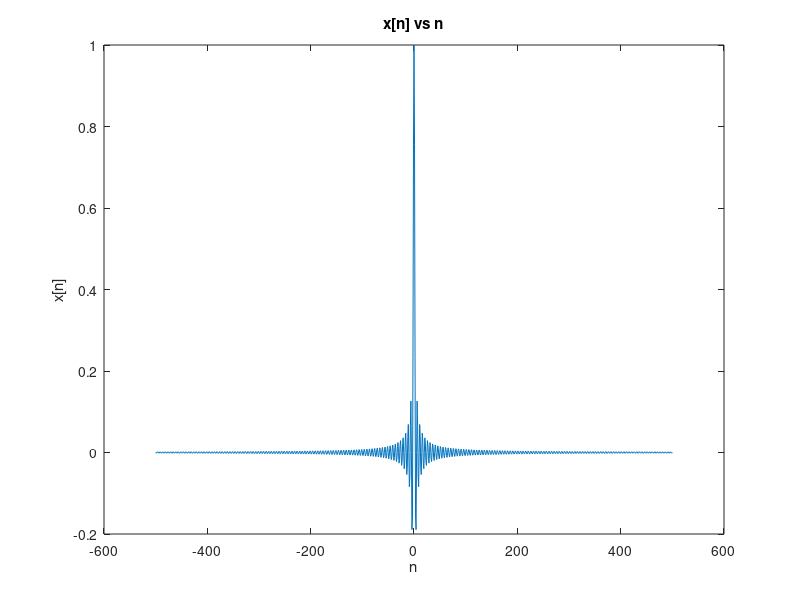
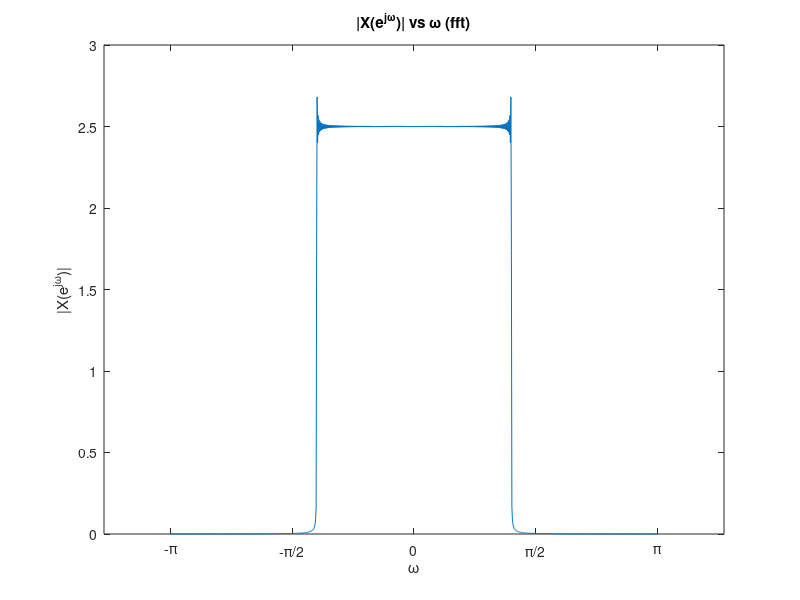
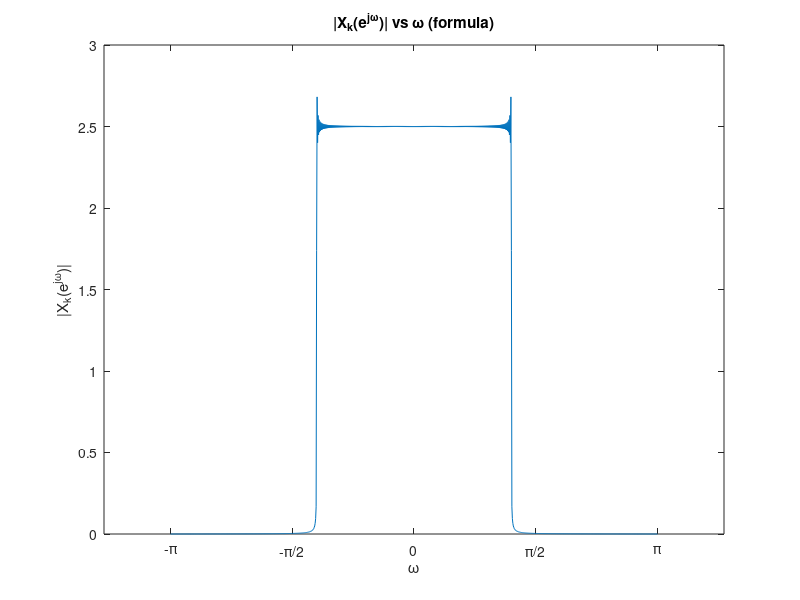
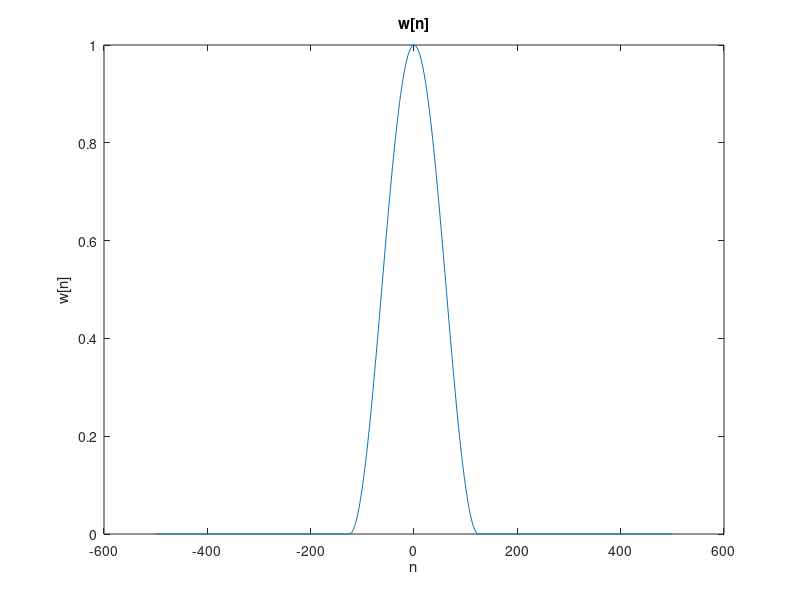

Write the MATLAB code that produced these figures, in order.
clear all; clc;

%%
N = 1001; 
T = 100; 
N1 = (N-1)/2; 
Ts = T/N1; 
n = -N1:N1; 
t = -N1*Ts: Ts: N1*Ts; 
xn = sin(2*pi*t) ./ (2*pi*t); 
xn(N1+1) = 1; 
 
figure(1); 
plot(n,xn); 
title('x[n] vs n'); 
xlabel('n'); 
ylabel('x[n]'); 
 
%%
X = fftshift(fft(xn)); 
f = -pi:2*pi/(N-1):pi; 
 
figure(2); 
plot(f, abs(X)); 
xticks([-pi, -pi/2, 0, pi/2, pi]); 
xticklabels({'-\pi', '-\pi/2', '0', '\pi/2', '\pi'}); 
title('|X(e^j^\omega)| vs \omega (fft)'); 
xlabel('\omega'); 
ylabel('|X(e^j^\omega)|'); 
 
%%
Xk = zeros(1,N); 
for k = -N1:N1; 
    Xk(k+N1+1) = sum(xn .* exp(-1i*2*pi*n*k/N)); 
end 
 
figure(3); 
plot(f, abs(Xk)); 
xticks([-pi, -pi/2, 0, pi/2, pi]); 
xticklabels({'-\pi', '-\pi/2', '0', '\pi/2', '\pi'}); 
title('|X_k(e^j^\omega)| vs \omega (formula)'); 
xlabel('\omega'); 
ylabel('|X_k(e^j^\omega)|'); 

%%
Tw = T/2; 
wn = zeros(1,N); 
for i = 1:N; 
    if(n(i)*Ts>=-Tw/2 && n(i)*Ts<=Tw/2) 
        wn(i) = 0.5*(1+cos(2*pi*abs(n(i)*Ts)/Tw)); 
    end 
end 
 
figure(4); 
plot(n,wn); 
title('w[n]'); 
xlabel('n'); 
ylabel('w[n]'); 
 
%%
yn = xn .* wn; 
 
figure(5); 
plot(n,yn); 
title('y[n]'); 
xlabel('n'); 
ylabel('y[n]'); 
 
%%
Y = fftshift(fft(yn)); 
 
figure(6); 
plot(f, abs(Y)); 
xticks([-pi, -pi/2, 0, pi/2, pi]); 
xticklabels({'-\pi', '-\pi/2', '0', '\pi/2', '\pi'}); 
title('|Y(e^j^\omega)| vs \omega (fft)'); 
xlabel('\omega'); 
ylabel('|Y(e^j^\omega)|');


% Verification
figure(7)
plot(f, abs(X)-abs(Xk))
xticks([-pi, -pi/2, 0, pi/2, pi]); 
xticklabels({'-\pi', '-\pi/2', '0', '\pi/2', '\pi'}); 
title('|X(e^j^\omega)| - |X_k(e^j^\omega)| vs \omega '); 
xlabel('\omega'); 
ylabel('|X(e^j^\omega)| - |X_k(e^j^\omega)|'); 

W = fftshift(fft(wn)); 
 
figure(8); 
plot(f, abs(W)); 
xticks([-pi, -pi/2, 0, pi/2, pi]); 
xticklabels({'-\pi', '-\pi/2', '0', '\pi/2', '\pi'}); 
title('|W(e^j^\omega)| vs \omega (fft)'); 
xlabel('\omega'); 
ylabel('|W(e^j^\omega)|');
